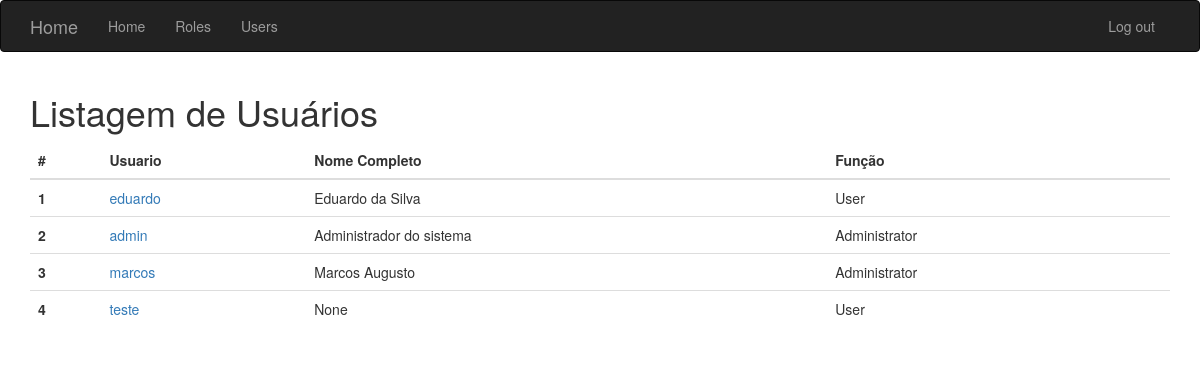
The app's page /user/list (signed in) with its own data.
### app/models.py (models this page shows, shortened)
class User(UserMixin, db.Model):
    __tablename__ = 'users'
    id = db.Column(db.Integer, primary_key=True)
    username = db.Column(db.String(64), unique=True, index=True)
    name = db.Column(db.String(64))
    about_me = db.Column(db.Text())
    role_id = db.Column(db.Integer, db.ForeignKey('roles.id'))
    password_hash = db.Column(db.String(128))
    @property
    def password(self):
        raise AttributeError('password is not readable')

class Role(db.Model):
    __tablename__ = 'roles'
    id = db.Column(db.Integer, primary_key=True)
    name = db.Column(db.String(64), unique=True)
    default = db.Column(db.Boolean, default=False, index=True)
    permissions = db.Column(db.Integer)
    users = db.relationship('User', backref='role')

### app/main/views.py (the view)
@main.route('/user/list', methods=['GET', 'POST'])
@login_required
def list_user():
    users = User.query.all()
    return render_template('list_user.html', users=users)

### app/models.py (called while the page is built)
@login_manager.user_loader
def load_user(user_id):
    return User.query.get(int(user_id))

### app/templates/list_user.html (shortened to what this page needs)
{% extends "base.html" %}
{% block page_content %}
    <h1>Listagem de Usuários</h1>
    <table class="table">
        <thead>
        <tr>
            <th scope="col">#</th>
            <th scope="col">Usuario</th>
            <th scope="col">Nome Completo</th>
            <th scope="col">Função</th>
            <th scope="col"></th>
        </tr>
        </thead>
        <tbody>
        {% for user in users %}
            <tr>
                <th scope="row">{{ user.id }}</th>
                <td><a href="/user/{{ user.username }}">{{ user.username }}</a></td>
                <td>{{ user.name }}</td>
                <td>{{ user.role.name }}</td>
                <td></td>
            </tr>
        {% endfor %}
        </tbody>
    </table>
{% endblock %}

### app/templates/base.html (shortened to what this page needs)
{% extends "bootstrap/base.html" %}
{% block navbar %}
    <div class="navbar navbar-inverse" role="navigation">
        <div class="container">
            <div class="navbar-header">
                <a href="/" class="navbar-brand">Home</a>
            </div>
            <div class="navbar-collapse collapse">
                <ul class="nav navbar-nav">
                    <li>
                        <a href="/">Home</a>
                        {% if current_user.is_authenticated %}
                            <li>
                                <a href="{{ url_for('main.add_role') }}">Roles</a>
                            </li>
                            <li>
                                <a href="{{ url_for('main.list_user') }}">Users</a>
                            </li>
                        {% endif %}
                    </li>
                </ul>
                <ul class="nav navbar-nav navbar-right">
                    {% if current_user.is_authenticated %}
                    <li>
                        <a href="{{ url_for('auth.logout') }}">
                            Log out
                        </a>
                    </li>
                    {% else %}
                    <li>
                        <a href="{{ url_for("auth.login") }}">
                            Log in
                        </a>
                    </li>
                    {% endif %}
                </ul>
            </div>
        </div>
    </div>
{% endblock %}
{% block content %}
    <div class="container">
        {% block page_content %}{% endblock %}
    </div>
{% endblock %}

### records on screen
User: id "1", username "eduardo", name "Eduardo da Silva", role.name "User"
User: id "2", username "admin", name "Administrador do sistema", role.name "Administrator"
User: id "3", username "marcos", name "Marcos Augusto", role.name "Administrator"
User: id "4", username "teste", name "None", role.name "User"
